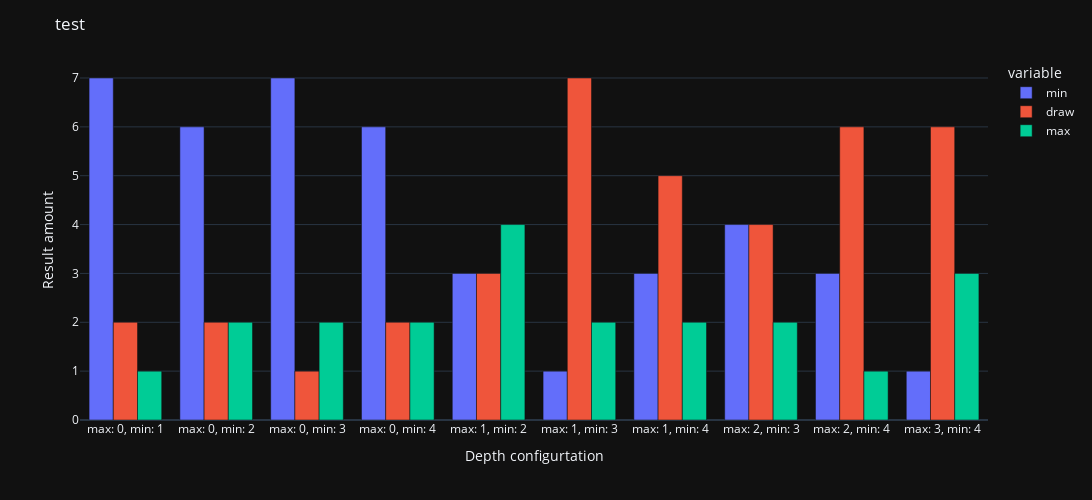

Here is the notebook cell this chart was saved with:
### Code cell
fig = px.bar(sum_df, barmode='group', template='plotly_dark')
layout = go.Layout(width=1400, height=500,
                   title='test',
                   yaxis=dict(title='Result amount'),
                   xaxis=dict(title='Depth configurtation'))
fig.update_layout(layout)
fig.show()

### Figure 1 — Plotly figure (JSON) as saved in the notebook; plotly's stock layout.template omitted (floating-point values rounded to 4 significant figures)
{"data": [{"alignmentgroup": "True", "hovertemplate": "variable=min<br>index=%{x}<br>value=%{y}<extra></extra>", "legendgroup": "min", "marker": {"color": "#636efa", "pattern": {"shape": ""}}, "name": "min", "offsetgroup": "min", "orientation": "v", "showlegend": true, "textposition": "auto", "type": "bar", "x": ["max: 0, min: 1", "max: 0, min: 2", "max: 0, min: 3", "max: 0, min: 4", "max: 1, min: 2", "max: 1, min: 3", "max: 1, min: 4", "max: 2, min: 3", "max: 2, min: 4", "max: 3, min: 4"], "xaxis": "x", "y": [7, 6, 7, 6, 3, 1, 3, 4, 3, 1], "yaxis": "y"}, {"alignmentgroup": "True", "hovertemplate": "variable=draw<br>index=%{x}<br>value=%{y}<extra></extra>", "legendgroup": "draw", "marker": {"color": "#EF553B", "pattern": {"shape": ""}}, "name": "draw", "offsetgroup": "draw", "orientation": "v", "showlegend": true, "textposition": "auto", "type": "bar", "x": ["max: 0, min: 1", "max: 0, min: 2", "max: 0, min: 3", "max: 0, min: 4", "max: 1, min: 2", "max: 1, min: 3", "max: 1, min: 4", "max: 2, min: 3", "max: 2, min: 4", "max: 3, min: 4"], "xaxis": "x", "y": [2, 2, 1, 2, 3, 7, 5, 4, 6, 6], "yaxis": "y"}, {"alignmentgroup": "True", "hovertemplate": "variable=max<br>index=%{x}<br>value=%{y}<extra></extra>", "legendgroup": "max", "marker": {"color": "#00cc96", "pattern": {"shape": ""}}, "name": "max", "offsetgroup": "max", "orientation": "v", "showlegend": true, "textposition": "auto", "type": "bar", "x": ["max: 0, min: 1", "max: 0, min: 2", "max: 0, min: 3", "max: 0, min: 4", "max: 1, min: 2", "max: 1, min: 3", "max: 1, min: 4", "max: 2, min: 3", "max: 2, min: 4", "max: 3, min: 4"], "xaxis": "x", "y": [1, 2, 2, 2, 4, 2, 2, 2, 1, 3], "yaxis": "y"}], "layout": {"barmode": "group", "height": 500, "legend": {"title": {"text": "variable"}, "tracegroupgap": 0}, "margin": {"t": 60}, "title": {"text": "test"}, "width": 1400, "xaxis": {"anchor": "y", "domain": [0, 1], "title": {"text": "Depth configurtation"}}, "yaxis": {"anchor": "x", "domain": [0, 1], "title": {"text": "Result amount"}}}}
